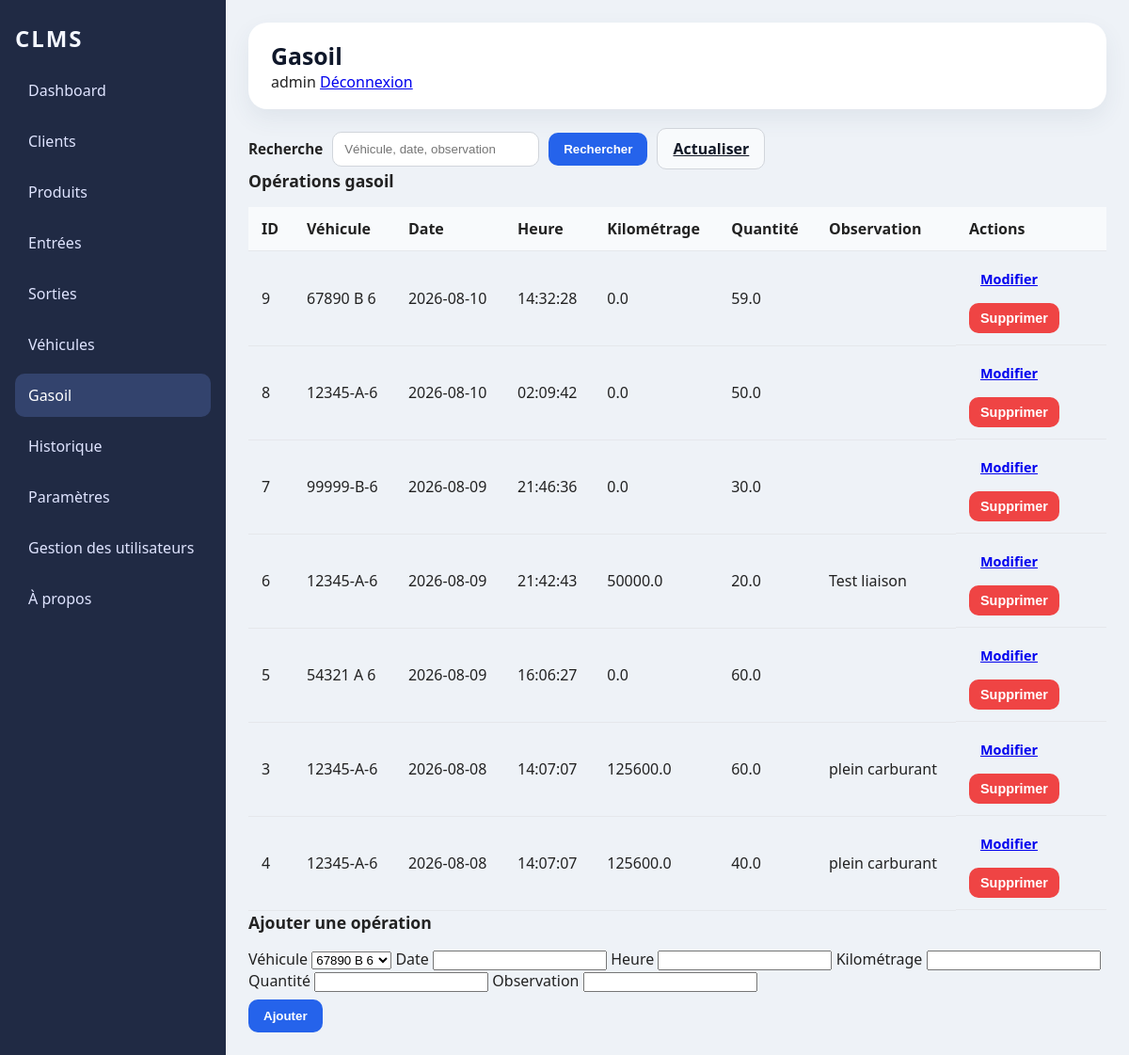
The app's page /gasoil (signed in), older data.
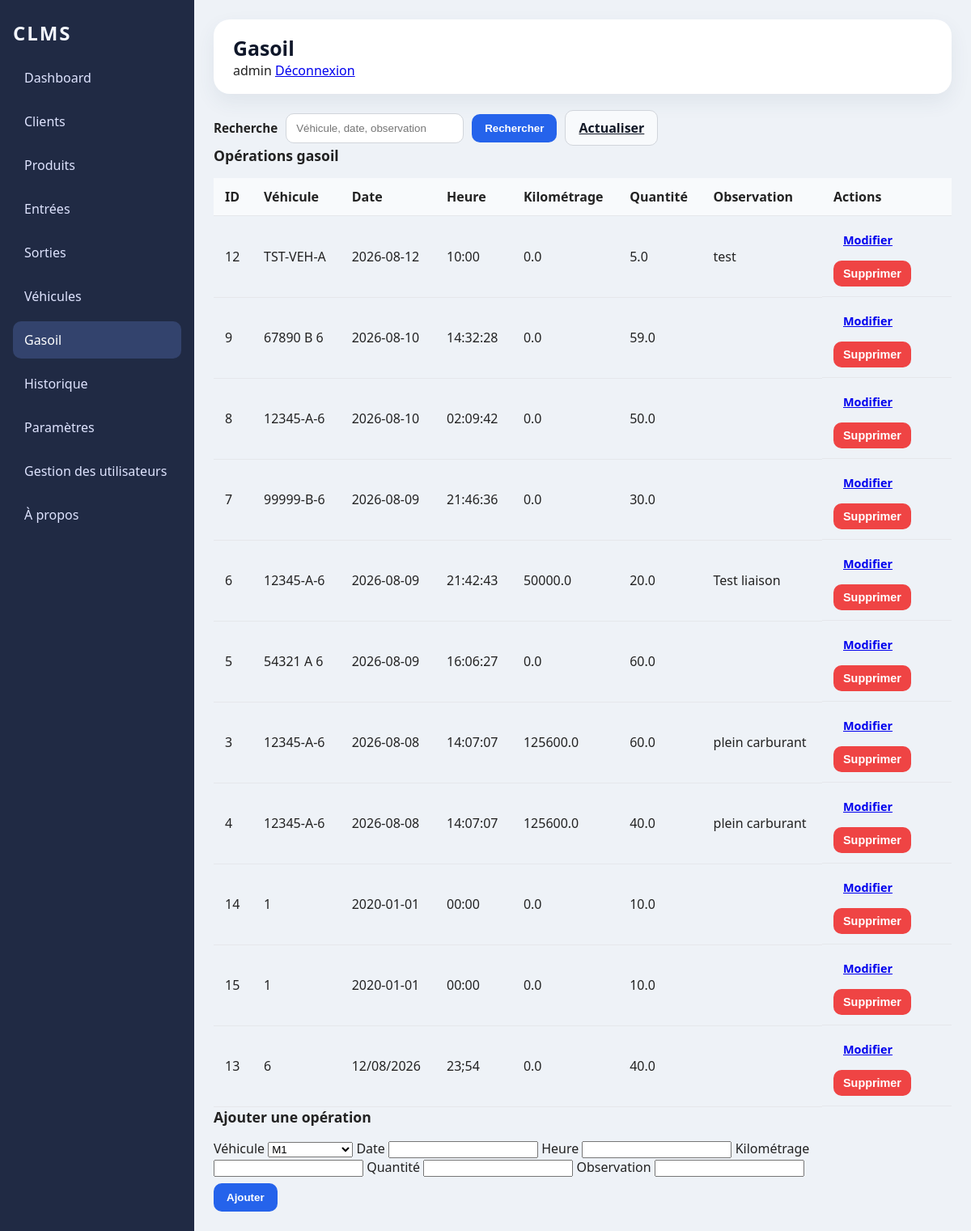
The same page, newer data.
### tables this page shows
CREATE TABLE gasoil (
                id INTEGER PRIMARY KEY AUTOINCREMENT,
                vehicule TEXT NOT NULL,
                date_operation TEXT NOT NULL,
                heure_operation TEXT NOT NULL,
                kilometrage REAL,
                quantite REAL NOT NULL,
                observation TEXT
            );

### web_app.py (the view)
@app.route('/gasoil')
@require_role('admin', 'responsable')
def gasoil():
    controller = GasoilController()
    query = request.args.get('q', '').strip()
    edit_id = request.args.get('edit_id')
    selected_operation = None
    try:
        vehicules = controller.get_vehicules()
        if query:
            operations = controller.rechercher(query)
        else:
            operations = controller.get_all()
        if edit_id:
            try:
                selected_id = int(edit_id)
                selected_operation = next((op for op in operations if op[0] == selected_id), None)
            except ValueError:
                selected_operation = None
        return render_template(
            'gasoil.html',
            title='Gasoil',
            active='gasoil',
            operations=operations,
            vehicules=vehicules,
            selected_operation=selected_operation,
            query=query
        )
    finally:
        controller.close()

### controllers/gasoil_controller.py (called while the page is built)
    def get_all(self):
        return self.model.get_all()

    def get_vehicules(self):
        return self.vehicle_model.get_all()

    def close(self):
        try:
            if getattr(self, 'model', None) and hasattr(self.model, 'close'):
                self.model.close()
        except Exception:
            pass
        try:
            if getattr(self, 'vehicle_model', None) and hasattr(self.vehicle_model, 'close'):
                self.vehicle_model.close()
        except Exception:
            pass

### controllers/user_controller.py (called while the page is built)
    def get_user_by_username(self, username):
        return self.db.get_user_by_username(username)

    def close(self):
        try:
            if getattr(self, 'db', None):
                self.db.close()
        except Exception:
            pass

### database/database.py (called while the page is built, shortened)
    def close(self):
        if self.connection:
            self.connection.close()
            print("DATABASE CLOSED")

    def create_default_admin(self):
        self.cursor.execute(
            "SELECT id FROM users WHERE username = ?",
            ("admin",)
        )
        admin = self.cursor.fetchone()
        if admin is not None:
            return

### models/gasoil_model.py (called while the page is built)
    def close(self):
        self.connection.close()

### templates/gasoil.html (shortened to what this page needs)
{% extends 'base.html' %}
{% block content %}
  <div class="gasoil-header">
    <form method="get" action="{{ url_for('gasoil') }}" class="search-form">
      <label for="q">Recherche</label>
      <input id="q" name="q" type="search" value="{{ query or '' }}" placeholder="Véhicule, date, observation">
      <button type="submit" class="button primary">Rechercher</button>
      <a href="{{ url_for('gasoil') }}" class="button secondary">Actualiser</a>
    </form>
  </div>
  <div class="gasoil-grid">
    <section class="gasoil-list">
      <div class="panel-header">Opérations gasoil</div>
      <div class="table-scroll">
        <table class="table-full">
          <thead>
            <tr>
              <th>ID</th>
              <th>Véhicule</th>
              <th>Date</th>
              <th>Heure</th>
              <th>Kilométrage</th>
              <th>Quantité</th>
              <th>Observation</th>
              <th class="actions-col">Actions</th>
            </tr>
          </thead>
          <tbody>
            {% for op in operations %}
              <tr>
                <td>{{ op[0] }}</td>
                <td>{{ op[1] }}</td>
                <td>{{ op[2] }}</td>
                <td>{{ op[3] }}</td>
                <td>{{ op[4] }}</td>
                <td>{{ op[5] }}</td>
                <td>{{ op[6] }}</td>
                <td class="actions-cell">
                  <a href="{{ url_for('gasoil', edit_id=op[0]) }}" class="button small">Modifier</a>
                  <form method="post" action="{{ url_for('delete_gasoil', id_operation=op[0]) }}" class="inline-form" onsubmit="return confirm('Supprimer cette opération ?');">
                    <button type="submit" class="button danger small">Supprimer</button>
                  </form>
                </td>
              </tr>
            {% else %}
              <tr>
                <td colspan="8" class="empty-row">Aucune opération gasoil.</td>
              </tr>
            {% endfor %}
          </tbody>
        </table>
      </div>
    </section>
    <aside class="gasoil-form-panel">
      <div class="panel-header">{{ 'Modifier l\'opération' if selected_operation else 'Ajouter une opération' }}</div>
      <form method="post" action="{% if selected_operation %}{{ url_for('edit_gasoil', id_operation=selected_operation[0]) }}{% else %}{{ url_for('add_gasoil') }}{% endif %}" class="gasoil-form">
        <label for="vehicule">Véhicule</label>
        <select id="vehicule" name="vehicule">
          {% for v in vehicules %}
            <option value="{{ v[0] }}" {% if selected_operation and selected_operation[1] == v[0] %}selected{% endif %}>{{ v[1] if v|length>1 else v[0] }}</option>
          {% endfor %}
        </select>
        <label for="date_operation">Date</label>
        <input id="date_operation" name="date_operation" type="text" value="{{ selected_operation[2] if selected_operation else '' }}" required>
        <label for="heure_operation">Heure</label>
        <input id="heure_operation" name="heure_operation" type="text" value="{{ selected_operation[3] if selected_operation else '' }}" required>
        <label for="kilometrage">Kilométrage</label>
        <input id="kilometrage" name="kilometrage" type="number" step="any" value="{{ selected_operation[4] if selected_operation else '' }}">
        <label for="quantite">Quantité</label>
        <input id="quantite" name="quantite" type="number" step="any" value="{{ selected_operation[5] if selected_operation else '' }}" required>
        <label for="observation">Observation</label>
        <input id="observation" name="observation" type="text" value="{{ selected_operation[6] if selected_operation else '' }}">
        <div class="form-actions">
          <button type="submit" class="button primary">{{ 'Mettre à jour' if selected_operation else 'Ajouter' }}</button>
        </div>
      </form>
    </aside>
  </div>
{% endblock %}

Row changes from the older to the newer data that the page shows:
added gasoil: id "12", vehicule "TST-VEH-A", date_operation "2026-08-12", heure_operation "10:00", kilometrage "0.0", quantite "5.0", observation "test"
added gasoil: id "14", vehicule "1", date_operation "2020-01-01", heure_operation "00:00", kilometrage "0.0", quantite "10.0"
added gasoil: id "15", vehicule "1", date_operation "2020-01-01", heure_operation "00:00", kilometrage "0.0", quantite "10.0"
added gasoil: id "13", vehicule "6", date_operation "12/08/2026", heure_operation "23;54", kilometrage "0.0", quantite "40.0"
Text that changed along with them:
form field vehicule: "67890 B 6" → "M1"
